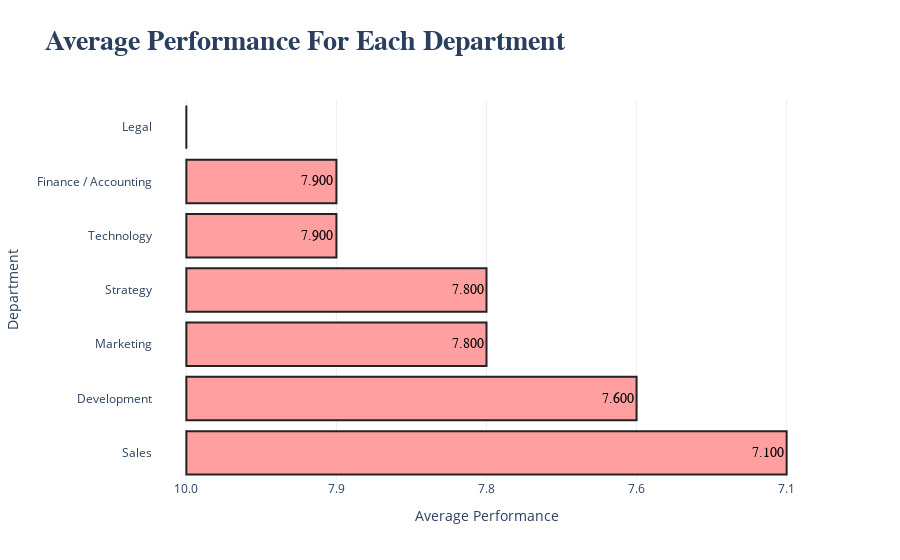

Notebook cell for this chart:
### Code cell
fig = px.bar(
    data_frame=perf_dept,
    orientation='h',
    x= perf_dept,
    y= perf_dept.index,
    color=perf_dept.index,
    template='plotly_white',
    color_discrete_sequence=[used_color[3]],
    text_auto='0.4s',
    labels= {'x':'Average Performance'},
    title='<b>Average Performance For Each Department'
)

custom_layout()

fig.update_traces(
    textfont = {
        'size':14,
        'family':'poppins',
        'color':'#000'
    },
    hovertemplate = 'Department: %{y}<br>Average Salary: %{x:0.3s}',
    marker = dict(line=dict(color='#222', width=2))
)

iplot(fig)

### Figure 1 — Plotly figure (JSON) as saved in the notebook; plotly's stock layout.template omitted (floating-point values rounded to 4 significant figures)
{"data": [{"alignmentgroup": "True", "hovertemplate": "Department: %{y}<br>Average Salary: %{x:0.3s}", "legendgroup": "Legal", "marker": {"color": "#FF9F9F", "line": {"color": "#222", "width": 2}, "pattern": {"shape": ""}}, "name": "Legal", "offsetgroup": "Legal", "orientation": "h", "showlegend": true, "textfont": {"color": "#000", "family": "poppins", "size": 14}, "textposition": "auto", "texttemplate": "%{x:0.4s}", "type": "bar", "x": ["10.0"], "xaxis": "x", "y": ["Legal"], "yaxis": "y"}, {"alignmentgroup": "True", "hovertemplate": "Department: %{y}<br>Average Salary: %{x:0.3s}", "legendgroup": "Finance / Accounting", "marker": {"color": "#FF9F9F", "line": {"color": "#222", "width": 2}, "pattern": {"shape": ""}}, "name": "Finance / Accounting", "offsetgroup": "Finance / Accounting", "orientation": "h", "showlegend": true, "textfont": {"color": "#000", "family": "poppins", "size": 14}, "textposition": "auto", "texttemplate": "%{x:0.4s}", "type": "bar", "x": ["7.9"], "xaxis": "x", "y": ["Finance / Accounting"], "yaxis": "y"}, {"alignmentgroup": "True", "hovertemplate": "Department: %{y}<br>Average Salary: %{x:0.3s}", "legendgroup": "Technology", "marker": {"color": "#FF9F9F", "line": {"color": "#222", "width": 2}, "pattern": {"shape": ""}}, "name": "Technology", "offsetgroup": "Technology", "orientation": "h", "showlegend": true, "textfont": {"color": "#000", "family": "poppins", "size": 14}, "textposition": "auto", "texttemplate": "%{x:0.4s}", "type": "bar", "x": ["7.9"], "xaxis": "x", "y": ["Technology"], "yaxis": "y"}, {"alignmentgroup": "True", "hovertemplate": "Department: %{y}<br>Average Salary: %{x:0.3s}", "legendgroup": "Strategy", "marker": {"color": "#FF9F9F", "line": {"color": "#222", "width": 2}, "pattern": {"shape": ""}}, "name": "Strategy", "offsetgroup": "Strategy", "orientation": "h", "showlegend": true, "textfont": {"color": "#000", "family": "poppins", "size": 14}, "textposition": "auto", "texttemplate": "%{x:0.4s}", "type": "bar", "x": ["7.8"], "xaxis": "x", "y": ["Strategy"], "yaxis": "y"}, {"alignmentgroup": "True", "hovertemplate": "Department: %{y}<br>Average Salary: %{x:0.3s}", "legendgroup": "Marketing", "marker": {"color": "#FF9F9F", "line": {"color": "#222", "width": 2}, "pattern": {"shape": ""}}, "name": "Marketing", "offsetgroup": "Marketing", "orientation": "h", "showlegend": true, "textfont": {"color": "#000", "family": "poppins", "size": 14}, "textposition": "auto", "texttemplate": "%{x:0.4s}", "type": "bar", "x": ["7.8"], "xaxis": "x", "y": ["Marketing"], "yaxis": "y"}, {"alignmentgroup": "True", "hovertemplate": "Department: %{y}<br>Average Salary: %{x:0.3s}", "legendgroup": "Development", "marker": {"color": "#FF9F9F", "line": {"color": "#222", "width": 2}, "pattern": {"shape": ""}}, "name": "Development", "offsetgroup": "Development", "orientation": "h", "showlegend": true, "textfont": {"color": "#000", "family": "poppins", "size": 14}, "textposition": "auto", "texttemplate": "%{x:0.4s}", "type": "bar", "x": ["7.6"], "xaxis": "x", "y": ["Development"], "yaxis": "y"}, {"alignmentgroup": "True", "hovertemplate": "Department: %{y}<br>Average Salary: %{x:0.3s}", "legendgroup": "Sales", "marker": {"color": "#FF9F9F", "line": {"color": "#222", "width": 2}, "pattern": {"shape": ""}}, "name": "Sales", "offsetgroup": "Sales", "orientation": "h", "showlegend": true, "textfont": {"color": "#000", "family": "poppins", "size": 14}, "textposition": "auto", "texttemplate": "%{x:0.4s}", "type": "bar", "x": ["7.1"], "xaxis": "x", "y": ["Sales"], "yaxis": "y"}], "layout": {"barmode": "relative", "hoverlabel": {"bgcolor": "#111", "font": {"family": "arial", "size": 16}}, "legend": {"title": {"text": "Department"}, "tracegroupgap": 0}, "showlegend": false, "title": {"font": {"family": "tahoma", "size": 28}, "text": "<b>Average Performance For Each Department"}, "xaxis": {"anchor": "y", "domain": [0, 1], "title": {"text": "Average Performance"}}, "yaxis": {"anchor": "x", "categoryarray": ["Sales", "Development", "Marketing", "Strategy", "Technology", "Finance / Accounting", "Legal"], "categoryorder": "array", "domain": [0, 1], "title": {"text": "Department"}}}}
